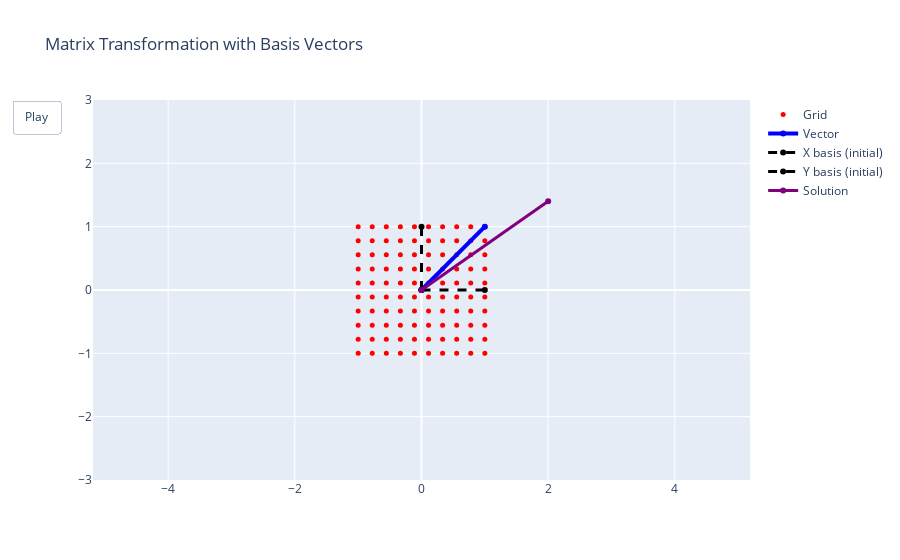

The code cell stored with this chart in its notebook:
### Markdown cell above
Display transformation

### Code cell
import numpy as np
import plotly.graph_objects as go


x_vals = np.linspace(-1, 1, 10)
y_vals = np.linspace(-1, 1, 10)
grid_points = np.array([[x, y] for x in x_vals for y in y_vals])


A = np.array([
    [1.5, 0.5],
    [0.2, 1.2]
])

v = np.array([1, 1])
basis_x = np.array([1, 0])
basis_y = np.array([0, 1])
solution_vector = np.array([2, 1.4])


n_frames = 30
alphas = np.linspace(0, 1, n_frames)

frames = []
for alpha in alphas:
    T = (1 - alpha) * np.eye(2) + alpha * A

    transformed_grid = grid_points @ T.T
    transformed_vector = T @ v
    transformed_basis_x = T @ basis_x
    transformed_basis_y = T @ basis_y

    frame = go.Frame(
        data=[
            go.Scatter(
                x=transformed_grid[:, 0],
                y=transformed_grid[:, 1],
                mode='markers',
                marker=dict(size=5, color='red'),
                name='Grid'
            ),

            go.Scatter(
                x=[0, transformed_vector[0]],
                y=[0, transformed_vector[1]],
                mode='lines+markers',
                line=dict(color='blue', width=4),
                marker=dict(size=6),
                name='Vector'
            ),
            go.Scatter(
                x=[0, transformed_basis_x[0]],
                y=[0, transformed_basis_x[1]],
                mode='lines+markers',
                line=dict(color='black', width=3),
                marker=dict(size=6),
                name='X basis (transformed)'
            ),
            go.Scatter(
                x=[0, transformed_basis_y[0]],
                y=[0, transformed_basis_y[1]],
                mode='lines+markers',
                line=dict(color='black', width=3),
                marker=dict(size=6),
                name='Y basis (transformed)'
            )
        ],
        name=f'frame{alpha:.2f}'
    )
    frames.append(frame)

layout = go.Layout(
    title="Matrix Transformation with Basis Vectors",
    xaxis=dict(range=[-3, 3], zeroline=True),
    yaxis=dict(range=[-3, 3], zeroline=True, scaleanchor='x'),
    updatemenus=[dict(
        type="buttons",
        showactive=False,
        buttons=[dict(label="Play",
                      method="animate",
                      args=[None, {
                          "frame": {"duration": 50, "redraw": True},
                          "fromcurrent": True,
                          "transition": {"duration": 0}}])]
    )],
    showlegend=True
)

# t_o values 
initial_grid = grid_points
initial_vector = v

fig = go.Figure(
    data=[

        go.Scatter(
            x=initial_grid[:, 0],
            y=initial_grid[:, 1],
            mode='markers',
            marker=dict(size=5, color='red'),
            name='Grid'
        ),
        go.Scatter(
            x=[0, initial_vector[0]],
            y=[0, initial_vector[1]],
            mode='lines+markers',
            line=dict(color='blue', width=4),
            marker=dict(size=6),
            name='Vector'
        ),
        go.Scatter(
            x=[0, basis_x[0]],
            y=[0, basis_x[1]],
            mode='lines+markers',
            line=dict(color='black', width=3, dash='dash'),
            marker=dict(size=6),
            name='X basis (initial)'
        ),
        go.Scatter(
            x=[0, basis_y[0]],
            y=[0, basis_y[1]],
            mode='lines+markers',
            line=dict(color='black', width=3, dash='dash'),
            marker=dict(size=6),
            name='Y basis (initial)'
        ),
        go.Scatter(
            x=[0, solution_vector[0]],
            y=[0, solution_vector[1]],
            mode='lines+markers',
            line=dict(color='purple', width=3),
            marker=dict(size=6),
            name='Solution'
        )
    ],
    layout=layout,
    frames=frames
)

fig.show()

### Figure 1 — Plotly figure (JSON) as saved in the notebook; plotly's stock layout.template omitted (floating-point values rounded to 4 significant figures)
{"data": [{"marker": {"color": "red", "size": 5}, "mode": "markers", "name": "Grid", "type": "scatter", "x": [-1.0, -1.0, -1.0, -1.0, -1.0, -1.0, -1.0, -1.0, -1.0, -1.0, -0.7778, -0.7778, -0.7778, -0.7778, -0.7778, -0.7778, -0.7778, -0.7778, -0.7778, -0.7778, -0.5556, -0.5556, -0.5556, -0.5556, -0.5556, -0.5556, -0.5556, -0.5556, -0.5556, -0.5556, -0.3333, -0.3333, -0.3333, -0.3333, -0.3333, -0.3333, -0.3333, -0.3333, -0.3333, -0.3333, -0.1111, -0.1111, -0.1111, -0.1111, -0.1111, -0.1111, -0.1111, -0.1111, -0.1111, -0.1111, 0.1111, 0.1111, 0.1111, 0.1111, 0.1111, 0.1111, 0.1111, 0.1111, 0.1111, 0.1111, 0.3333, 0.3333, 0.3333, 0.3333, 0.3333, 0.3333, 0.3333, 0.3333, 0.3333, 0.3333, 0.5556, 0.5556, 0.5556, 0.5556, 0.5556, 0.5556, 0.5556, 0.5556, 0.5556, 0.5556, 0.7778, 0.7778, 0.7778, 0.7778, 0.7778, 0.7778, 0.7778, 0.7778, 0.7778, 0.7778, 1.0, 1.0, 1.0, 1.0, 1.0, 1.0, 1.0, 1.0, 1.0, 1.0], "y": [-1.0, -0.7778, -0.5556, -0.3333, -0.1111, 0.1111, 0.3333, 0.5556, 0.7778, 1.0, -1.0, -0.7778, -0.5556, -0.3333, -0.1111, 0.1111, 0.3333, 0.5556, 0.7778, 1.0, -1.0, -0.7778, -0.5556, -0.3333, -0.1111, 0.1111, 0.3333, 0.5556, 0.7778, 1.0, -1.0, -0.7778, -0.5556, -0.3333, -0.1111, 0.1111, 0.3333, 0.5556, 0.7778, 1.0, -1.0, -0.7778, -0.5556, -0.3333, -0.1111, 0.1111, 0.3333, 0.5556, 0.7778, 1.0, -1.0, -0.7778, -0.5556, -0.3333, -0.1111, 0.1111, 0.3333, 0.5556, 0.7778, 1.0, -1.0, -0.7778, -0.5556, -0.3333, -0.1111, 0.1111, 0.3333, 0.5556, 0.7778, 1.0, -1.0, -0.7778, -0.5556, -0.3333, -0.1111, 0.1111, 0.3333, 0.5556, 0.7778, 1.0, -1.0, -0.7778, -0.5556, -0.3333, -0.1111, 0.1111, 0.3333, 0.5556, 0.7778, 1.0, -1.0, -0.7778, -0.5556, -0.3333, -0.1111, 0.1111, 0.3333, 0.5556, 0.7778, 1.0]}, {"line": {"color": "blue", "width": 4}, "marker": {"size": 6}, "mode": "lines+markers", "name": "Vector", "type": "scatter", "x": [0, 1], "y": [0, 1]}, {"line": {"color": "black", "dash": "dash", "width": 3}, "marker": {"size": 6}, "mode": "lines+markers", "name": "X basis (initial)", "type": "scatter", "x": [0, 1], "y": [0, 0]}, {"line": {"color": "black", "dash": "dash", "width": 3}, "marker": {"size": 6}, "mode": "lines+markers", "name": "Y basis (initial)", "type": "scatter", "x": [0, 0], "y": [0, 1]}, {"line": {"color": "purple", "width": 3}, "marker": {"size": 6}, "mode": "lines+markers", "name": "Solution", "type": "scatter", "x": [0, 2], "y": [0, 1.4]}], "layout": {"showlegend": true, "title": {"text": "Matrix Transformation with Basis Vectors"}, "updatemenus": [{"buttons": [{"args": [null, {"frame": {"duration": 50, "redraw": true}, "fromcurrent": true, "transition": {"duration": 0}}], "label": "Play", "method": "animate"}], "showactive": false, "type": "buttons"}], "xaxis": {"range": [-3, 3], "zeroline": true}, "yaxis": {"range": [-3, 3], "scaleanchor": "x", "zeroline": true}}}
